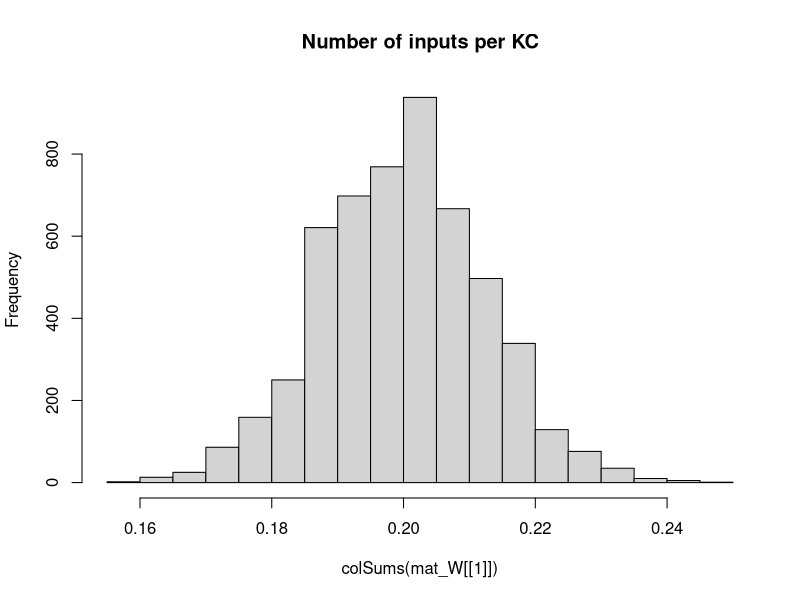

R code for this plot: (Note: this script raises an error after producing the figure.)
## Development Code for Willsaw NN image recognition of zfish larva
## KL 2021
## I will implement a MB random kernel NN as in my Ant Navigation paper 
## This Files Trains the weights of  2 Layer Net : Random Expansion Feature Layer (Random Kernel Trick) -> Perceptron Output neuron 
## The connections in L1 Random Sparse Net are data independent, while L2 wights are trained via +ve larva head template samples to filter patterns that look like larva
## The input images are labeled as Fish and non fish according to the folder they are placed.
# Output is saved as pgm images which are then loaded by tracker software so as to implemend the simple classifier net implemended here 

library("pixmap")
library("yaml")


## Initialiaze the random Weight vector of an L1 (KC) neuron  
init_random_W <- function(m,p){
  # Draw random Number N of Sampled Inputs From Binomial
  n <- rbinom(1,NROW(m),p)
  ## Set N random synapses as inputs to KC
  idx <- sample(1:NROW(m),n)
  
  m[idx] <- 1/NROW(m)
  return (m)
}

## Sigmoid//logistic Transfer Function
N_transfer <- function(activation)
{
  return (1/(1+exp(-activation)))
}


## Derivative Sigmoid/logistic Transfer Function
N_transfer_D <- function(activation)
{
  return (N_transfer(activation)*(1-N_transfer(activation)) )
}

N_activation <- function(X,W,B)
{
  ## If more Than Half input units (based on Avg inputs) is active - then activate KC
  
  #  if ( sum(X) > KC_THRES )
  #    return (1)
  # else
  ## Bias is just another W attached to a fixed Input 1
  return (X%*%W + B)
}

## Copies A Smaller Matrix To the Middle of a larger one - (Pasting Image on larger canvas)
matrix_paste <- function(src,target)
{
  x_offset <- round((ncol(target)- ncol(src))/2 )
  y_offset <- round((nrow(target)- nrow(src))/2 )
  target[ (1+y_offset):(y_offset+nrow(src)),(1+x_offset):(x_offset+ncol(src))] <-src
  return(target)
}


sparse_binarize <- function(X,INPUT_SPARSENESS)
{
  ## Binarize Input Image / Set Sparsensess ##
  pxsparse = 1.0
  thres_bin = mean(X)
  max_iter = 100
  
  while (pxsparse > INPUT_SPARSENESS & max_iter > 0)
  {
    X_bin <-  as.numeric(X > thres_bin)
    pxsparse <- sum(as.numeric(X_bin[X_bin > 0]))/length(X_bin)
    thres_bin = thres_bin + 0.01;
    max_iter = max_iter + 1
  }
  
  
  message("Input Sparseness:",pxsparse)
  
  return(X_bin)
}



### EXPORT MAtrix to YAML for !!opencv-matrix##
matrixToYamlForOpenCV <- function(mat)
{
  ##!!opencv-matrix
  strHeader <- "!!opencv-matrix\n rows: %d\n cols: %d\n dt: f\n data:["
  
  strHeader <- sprintf(strHeader,nrow(mat),ncol(mat))
  strData = ""
  lineWidth = 100#min(100,length(mat))
  ## COMMENTED OUT AS SUDDENLY as.yaml started adding new Lines in data automatically - The following routine does this manually
  # ##Long Strings Need to be broken by New Lines otherwise OPENCV FIle Storage FAils
  # if (length(mat) > lineWidth){
  #   fcon<- tempfile("matrixYaml")
  #   
  #   ## Need to export To TEMP file as string Concat Is too SLOW
  #   for (i in seq(1,length(mat),lineWidth) ){
  #     write(mat[i:min(i+lineWidth-1,length(mat)-1)], file = fcon,ncolumns = 100, append = TRUE, sep = ", ")
  #     ##cat(",",file = fcon, append = TRUE,fill=FALSE)
  #     #strData = paste0(strData, toString(mat[i:min(i+lineWidth,length(mat))],"\n",width=0))
  #   }
  #   ## Join  All Lines Back INto One String - With Newlines and Commas and Intendation
  #   #strData = noquote()
  #   strData = noquote(paste0(
  #                     readLines(con = fcon, n = -1L, ok = TRUE, warn = TRUE, skipNul = FALSE, encoding = "UTF-8"),
  #                            collapse=",\n         ")) ##
  #   #class(strData) <- "verbatim"
  # }else
    strData = toString(mat)
  
  
  strRet=  noquote(paste0(strHeader,strData,"]")) 
  
  
  ##Character vectors that have a class of ‘verbatim’ will not be quoted in the output YAML 
  class(strRet) <- "verbatim"
  ##class(strRet) <- "verbatim"
  #write(strRet,file = fcon)  
  return(noquote(strRet) )
}




## Process 2 Layer Network - Return Last Node Output produced for each input image
## Note : Input Layer Is Simplified - No activation function needed or Bias - Input image intentities are taken as activations
## Target_output is vector of desired output for each output Neuron these I chose to be L2_1=1 (Fish) L2_2=1 (Non Fish)
net_proc_images <- function(input_list,mat_W,Layer_Bias,learningRate = 0.0)  
{
  
  L_X     <- list() ## Output Of Layer k
  L_A     <- list() ## Activation of  Layer k
  L_delta <- list()  ## Delta is the "cost attributable to (the value of) that node". 
  L2_out <- list()
  
  Target_output = c(1,0)  
  fileidx <- 0
  outError = 0 #'Mean Sq Error Of File Batch'
  ## TRAIN /TEST ##
  img_list <- input_list[,1]
  label_list <-cbind.data.frame(F=(input_list[,2]),NF=(input_list[,3]) )##Target output/labels
  
  ## Matrix Of  image Input Vectors  
  mat_X = matrix(0,ncol=nrow(mat_W[[1]]),nrow=length(img_list) )
  
  for (in_img in img_list)
  {
    fileidx= fileidx + 1
    
    imgT <- read.pnm(as.character(in_img) )
    mat_img <- getChannels(imgT)
    X <- as.vector(mat_img)
    ### Add Fixed input 1 - To operate As Adjustable Bias for each input   
    ##X[length(X)] <- 1 # c(as.vector(mat_img),1)
    
    ##message(in_img," Input Dim:", dim(mat_img)[1],"x",dim(mat_img)[2],"=",dim(mat_img)[2]*dim(mat_img)[1])
    
    if (length(X) > n_top_px)
    {
      warning("input sample too big - skipping")
      next
    }
    
    ## If Loaded image is Smaller than INput - Then Resize (paste into) larger Matrix to fit
    if (length(X) < n_top_px)
    {
      ##message("input sample Smaller than Canvas - pasting")
      mat_t <- matrix(0,nrow=img_dim[1],ncol=img_dim[2])
      mat_img <- matrix_paste(mat_img,mat_t)
      ##message("Converted  Dim:", dim(mat_img)[1],"x",dim(mat_img)[2],"=",dim(mat_img)[2]*dim(mat_img)[1])
    }
    
    ##mypic = new("pixmapGrey", size=dim(mat_img),grey = mat_img);plot(mypic)
    ## Convert to Col Vector
    X <- as.vector(mat_img)
    dim(X) <- c(1,length(X)) ## Make into Row Vector
    if (length(X) > n_top_px)
    {
      warning(in_img,"Image Too large. Skipping")
      next
    }
    
    stopifnot(length(mat_X[fileidx,]) ==length(X) ) 
    mat_X[fileidx,] <- X # Save In Vector to MAtrix
    
    
    ##Input Layer Is Simplified - No activation function needed or Bias - Input image intentities are taken as activations
    ##Activation 
    L_A[[1]] <- X
    L_X[[1]] <- N_transfer(X)
    ## Due to R hell with numbers ecoming Factors I need to do this tricl
    mat_Y <- cbind( as.numeric(levels(label_list$F)[as.numeric(label_list$F)]),
                    as.numeric(levels(label_list$F)[as.numeric(label_list$NF)]) )
    
    Target_output <-mat_Y[fileidx,] 
    ### 
    
    ## Forward Propagation ## 
    for (i in 2:(N_Layers+1) )
    {
      L_A[[i]] <- N_activation(L_X[[i-1]], mat_W[[i-1]], Layer_Bias[[i-1]]) ## v_Layer_Bias[i]  
      L_X[[i]] <- N_transfer(L_A[[i]])
    }
    
    outError = outError + sum( ( Target_output - L_X[[i]] ) )
    
    #hist(mat_W[[l-1]],main="before")
    ## Note Indexes L_X and mat/biases are off by one because LX_1 is considerened an input layer, while neural layer is l=2
    ## Back Propagation ##
    for (l in (N_Layers):1 )
    {
      ##On Output Layer
      if (l == (N_Layers))
      {
        ## Element Wise Product (hadamart Product)
        L_delta[[l]] <- ((N_transfer_D(L_X[[l+1]])) * (L_X[[l+1]] - Target_output)) ##*N_transfer_D(L_X[[l]])
      }else{
        #L_delta[[l]] <- L_delta[[l+1]] %*% t(mat_W[[l]])*N_transfer_D(L_X[[l]])
        L_delta[[l]] <-   (L_delta[[l+1]]) %*% t(mat_W[[l+1]]) *N_transfer_D(L_X[[l+1]]) ## %*% t(N_transfer_D(L_X[[l-1]]) )
      }
      
      dE <- t(L_A[[l]]) %*% (L_delta[[l]])  
      dW <- learningRate*dE 
      ##Add average change over batch samples
      mat_W[[l]] <- mat_W[[l]] -  dW ##length(img_list)
      Layer_Bias[[l]] <- Layer_Bias[[l]] - (L_delta[[l]])  
    }
    
    #hist(Layer_Bias[[1]])
    
    #hist(mat_W[[1]],main="After")
    
    #hist( KC_out_act[1,])
    ## Calc Layer 1 output based on Activation Threshold Funciton for Units
    #KC_output <- apply(KC_out_act, 2, N_transfer)
    #dim(KC_output) <-c(1,length(KC_output)) ## Make into Row Vector
    
    ## Learn Positive Samples - Simple Perceptron Learning Rule - Over an augmented input X which is projected To High dim via sparse random matrix in L1##
    ## Take Active L1 outputs And Set L2 Input synapses of Output Neuron to High
    # Continuous output /
    #L2_Neurons_out <<- (as.numeric(( KC_output %*%  W_L2)/N_KC))
    # Weight Gradient -
    #DW <- t(KC_output)%*% (Target_output - L2_Neurons_out)/2
    #W_L2 <<-  W_L2 + learningRate*DW ## Update Weight Vector 
    
    
    ##W_L2[W_L2 < 1] <<- 1 ##Cap To Limit Values - Saturation Of Synapses
    ##W_L2[,outNeuronIdx][W_L2< -1] <<- -1
    
    #stopifnot(ncol(KC_output) == nrow(W_L2))
    ## Calc Output Neuron - Perceptron 
    ## FWD PROP CAlc MSQE - Fwd Propagate Entire Input Matrix 
    ## Forward Propagation ## 
    L1 <- N_transfer(N_activation(mat_X, mat_W[[1]], matrix(rep(Layer_Bias[[1]],nrow(mat_X)),nrow=nrow(mat_X) ))) ## v_Layer_Bias[i]  
    L2 <-  N_transfer(N_activation(L1,mat_W[[2]] , matrix(rep(Layer_Bias[[2]],nrow(mat_X)),nrow=nrow(mat_X) ) )  )
    MSQError =  sum((mat_Y - L2)^2)/nrow(mat_X)
    
    
    L2_out[[fileidx]] <- list(Err=sum((Target_output - L2)),
                              MSERR=MSQError,
                              L2_F=L2[1],
                              L2_NF=L2[2],
                              KC_active = sum(L1[fileidx,][L1[fileidx,]>0.5]),
                              KC_total = length(L1[fileidx,]),
                              # input_sparse= pxsparse,
                              file=in_img
    )
    
    
    
    message("MSQERR:",MSQError,"  ",L_X[[3]][1],"-",L_X[[3]][2]," ERR: ", L2_out[[fileidx]]$Err ," ",in_img)
    
    ##message("Recognition Output for Img ",in_img," is F:",L_X[[3]][1]," non-F:",L_X[[3]][2]," Active KC:",L2_out[[fileidx]]$KC_active/N_KC )
    dim(X) = dim(mat_img)
    
    
    #image(X_bin)
    #title(main = paste(in_img,strRes," R:",L2_Neurons_out[1]-L2_Neurons_out[2]), font.main = 4)
  }
  
  lout <- list(X=mat_X,
               W=mat_W,
               B=Layer_Bias,
               out=data.frame( do.call(rbind,L2_out ) ))
  
  MSQError =  sum((mat_Y - L2)^2)/nrow(mat_X)
  
  return(lout  )
}


img_dim <- c(38,28)
N_Layers <- 2

n_top_px <- img_dim[2]*img_dim[1]
N_KC = n_top_px*5 ## Number of Kenyon Cells (Input layer High Dim Coding)
N_SYN_per_KC <- n_top_px/5 ## Number of pic Features each KC neuron Codes for
KC_THRES <- N_SYN_per_KC*0.25 ## Number of INput that need to be active for KC to fire/Activate
v_Layer_N <- c(n_top_px, N_KC, 2)
Layer_Bias <- list() ## Number of INput that need to be active for Neuron to fire/Activate
INPUT_SPARSENESS = 0.20

mat_W <<- list() # List Of Weight Matrices
## Make Sparse Random Synaptic Weight matrix Selecting Inputs for each KC
for (k in 1:N_Layers)
{
  mat_W[[k]] <- matrix(0,nrow=v_Layer_N[k],ncol=v_Layer_N[k+1])
  ## Init Random
  mat_W[[k]] <- apply(mat_W[[k]],2,init_random_W,N_SYN_per_KC/n_top_px) ##
  Layer_Bias[[k]] <- rep(1,v_Layer_N[k+1]) ## Initialiaze Neural Biases
}

hist(colSums(mat_W[[1]]),main="Number of inputs per KC")



##Layer 2 (Output Perceptron)
L2_Neurons <<- 2
W_L2 <<- mat_W[[2]] #matrix(0,ncol=L2_Neurons,nrow=N_KC)

## Apply Input Image ##
## list training files 
setwd("/home/kostasl/workspace/zebrafishtrack/Rplots")
sPathTrainingSamples="../img/trainset/fish"
sPathTrainingNonSamples="../img/trainset/nonfish/"
sPathTestingSamplesFish="../img/fish/"
sPathTestingSamplesNonFish="../img/nonfish/"

img_list_train_fish =  cbind(files=list.files(path=sPathTrainingSamples,pattern="*pgm",full.names = T),F=1,NF=0) 
img_list_test_fish = cbind(files=list.files(path=sPathTestingSamplesFish,pattern="*pgm",full.names = T),F=1,NF=0)
img_list_train_nonfish =   cbind(files=list.files(path=sPathTrainingNonSamples,pattern="*pgm",full.names = T),F=0,NF=1)
img_list_test_nonfish =  cbind(files=list.files(path=sPathTestingSamplesNonFish,pattern="*pgm",full.names = T),F=0,NF=1)

img_list_all <- rbind.data.frame(img_list_train_fish,img_list_test_fish,img_list_train_nonfish,img_list_test_nonfish,stringsAsFactors = FALSE)
#img_list_test=  list.files(path=sPathTestingSamples,pattern="*pgm",full.names = T) Samples ##

dLearningRate <-0.05
lFitError <- list()
dfitRecord <- data.frame()


#for (i in 1:10)
#{  

dLearningRate =0.1
img_list_suffled <- img_list_all[sample(1:nrow(img_list_all)),]

# TRAIN On Fish 
dnetout <- net_proc_images(img_list_suffled,mat_W,Layer_Bias, dLearningRate)
mat_W = dnetout$W
Layer_Bias = dnetout$B

plot(unlist(dnetout$out$MSERR),main="Mean SQ Err")



fishNet <- list(LW1=mat_W[[1]],
                LW2=mat_W[[2]],
                LB1=Layer_Bias[[1]],
                LB2=Layer_Bias[[2]] 
)


#attr(fishNet$LW1, "tag") <- "!!opencv-matrix" ##Adding tags Also Change The Header to Verbatim, which does not work in OPENCV
attr(fishNet$LW2, "tag") <- "!!opencv-matrix"
attr(fishNet$LB1, "tag") <- "!!opencv-matrix"
attr(fishNet$LB2, "tag") <- "!!opencv-matrix"



#fishNet <- list(LW1=Layer_Bias[[2]]
#)
## EXPORT TO YAML FOR OPENCV - Custom/hacked exporter routine specific to OPENCV
filename <- "fishNet.yml"
con <- file(filename, "w")
message("Exporting to YAML-Wait for it , this may take a while...")
write("%YAML:1.0",con) ##Header Is necessary For OPENCV 
## Indentation Needs to be 3
str_yaml<- noquote(as.yaml(fishNet, handlers=list(matrix=matrixToYamlForOpenCV), line.sep="\n",indent=3,unicode=F))
#  CLEAN UP String FRom Escape Chars
## the Var Type tag !!opencv-matrix needs to be on same line as vairable Name - For OpenCV file store - FIX
str_yaml <- gsub("\n  !!opencv-matrix","!!opencv-matrix",str_yaml,fixed = T)
str_yaml <- gsub("\\n","\n",str_yaml,fixed = T)## Remove Escaped NewLines
str_yaml <- gsub("\"","",str_yaml,fixed = T)#Remove Quates

write(noquote(str_yaml),con,append=TRUE) ##Header Is necessary For OPENCV 
close(con)



filename <- "fishNet.yml"
con <- file(filename, "w")
#write_yaml(fishNet$LB2,con, handlers=list(matrix=matrixToYamlForOpenCV))
writeLines(noquote(str_yaml),con, useBytes = TRUE)

#write(str_yaml,con,append=TRUE)
close(con)



matrixToYamlForOpenCV(fishNet$LB2)
### custom handler with verbatim output to change how logical vectors are emitted
str_yaml <- as.yaml(c(TRUE, FALSE), handlers = list(
  logical = function(x) {
    result <- ifelse(x, "true", "false")
    class(result) <- "verbatim"
    return(result)
  }
))

#}

#       ##Test 
#   dnetout_tfish <- net_proc_images(img_list_test_fish,0.3, c(1,0))
#   #hist(unlist(dnetout_fish$L2_F),breaks=10,main="Class Fish Responses to F+ samples" )
#   ##L1 threshold set too high - patterns do not propagate
#   stopifnot(sum(unlist(dnetout_tfish$KC_active)) > 1)
#     
#   SqError_FisF <- sum((1 -unlist(dnetout_tfish$L2_F))^2)/nrow(dnetout_tfish)
#   SqError_FisNotNF <- sum((-1 -unlist(dnetout_tfish$L2_NF))^2)/nrow(dnetout_tfish)
#   
#   message("Sq. Error: F+:",SqError_FisF," F-:",SqError_FisNotNF)
#   
#   dnetout_tnotfish <- net_proc_images(img_list_test_nonfish,dLearningRate,c(0,1))
#   ##hist(unlist(dnetout_notfish$L2_NF),breaks=10,main="Class Not Fish Responses to F- samples" )
#   
#   SqError_NFisNotF <- sum((-1 -unlist(dnetout_tnotfish$L2_F))^2)/nrow(dnetout_tnotfish)
#   SqError_NFisNF <- sum((1 -unlist(dnetout_tnotfish$L2_NF))^2)/nrow(dnetout_tnotfish)
#   
#   #message("Sq. Error: F+:",SqError_NFisNotF," F-:",SqError_NFisNF)
# 
#   
#   SqClassError = sum(SqError_FisF,SqError_FisNotNF,SqError_NFisNotF,SqError_NFisNF)   
#   lFitError[[i]] = list(S_error=SqClassError,FishisFish=SqError_FisF,FishNotFish=SqError_FisNotNF,
#                         NotFishIsFish=SqError_NFisNotF,
#                         NotFishIsNotFish=SqError_NFisNF)
#   
#   dfitRecord <<- data.frame( do.call(rbind,lFitError ) )
#   plot(unlist(dfitRecord$S_error),xlim=c(1,100) ,xlab="Fit Error",ylim=c(0,2))
# 
# 
# ## Test Fish
# dnetout_testfish <- net_proc_images(img_list_test_fish,0,c(-1,1))
# ##hist(unlist(dnetout_notfish$L2_NF),breaks=10,main="Class Not Fish Responses to F- samples" )
# dnetout_testnonfish <- net_proc_images(img_list_test_nonfish,0,c(-1,1))
# 
# 
# SqError_NFisNotF <- sum((-1 -unlist(dnetout_testfish$L2_F))^2)/nrow(dnetout_testfish)
# SqError_NFisNF <- sum((1 -unlist(dnetout_testfish$L2_NF))^2)/nrow(dnetout_testfish)
# 
# 
# 
# 
# plot(unlist(dfitRecord$S_error),xlim=c(1,100) ,xlab="Fit Error",ylim=c(00,800))
# 
# plot(unlist(dfitRecord$FishisFish) )
# plot(unlist(dfitRecord$FishNotFish) )
# plot(unlist(dfitRecord$NotFishIsFish) )
# plot(unlist(dfitRecord$NotFishIsNotFish) )
# 
# 
# 
# ## Test Responses ## 
# dnetout_test <- net_proc_images(img_list_test,0.0,c(0,0))
# dnetout_test_nonfish <- net_proc_images(img_list_train_nonfish,0.0,c(-1,1))
# 
# 
# 
# colSums(W_L2)
# 
# l_out_n <- net_proc_images(img_list_train_nonfish,-dLearningRate/5,1)
# colSums(W_L2)
# 
# colSums(W_L2)
# 
# 
#  ## Save KC Matrix As Image (To Be loaded by Tracker)
#  ## Save Trained Weights As Image (To load by Tracker)
#  KC_sparse_pic <- pixmapGrey(mat_W[[1]], nrow=dim(mat_W[[1]])[1],ncol=dim(mat_W[[1]])[2])
#  plot(KC_sparse_pic)
#  write.pnm(KC_sparse_pic,file="L1_W_SparseNet.pgm")
# # 
# # ## Shift Values
#  L_W2 <- (mat_W[[2]])+1.0
#  L_W2 <- apply(L_W2,2,rev)
#  Lout_pic <- pixmapGrey(L_W2, nrow=dim(mat_W[[2]])[1],ncol=dim(mat_W[[2]])[2],cellres=1)
#  plot(Lout_pic)
#  write.pnm(Lout_pic,file="L2_W_SparseNet.pgm")
# 
#  Lout_pic <- pixmapGrey(Layer_Bias[[1]], nrow=dim(Layer_Bias[[1]])[1],ncol=dim(Layer_Bias[[1]])[2],cellres=1)
#  plot(Lout_pic)
#  write.pnm(Lout_pic,file="L1_B_SparseNet.pgm")
#  
#  
#  Lout_pic <- pixmapGrey(Layer_Bias[[2]],  nrow=dim(Layer_Bias[[2]])[1],ncol=dim(Layer_Bias[[2]])[2],cellres=1)
#  plot(Lout_pic)
#  write.pnm(Lout_pic,file="L2_B_SparseNet.pgm")
#  #
#  # 
# # 
# ## Load Matrix And Test
# imgT <- read.pnm(file="L1_W_SparseNet.pgm")
# mat_WL1 <- getChannels(imgT)
# 
# imgT <- read.pnm(file="L2_W_SparseNet.pgm")
# mat_WL2 <- getChannels(imgT)-1.0 ##Reverse Order

# 
# hist(W_L2)
# 
# cc <- getChannels(Lout_pic)
# plot(pic_outL)
